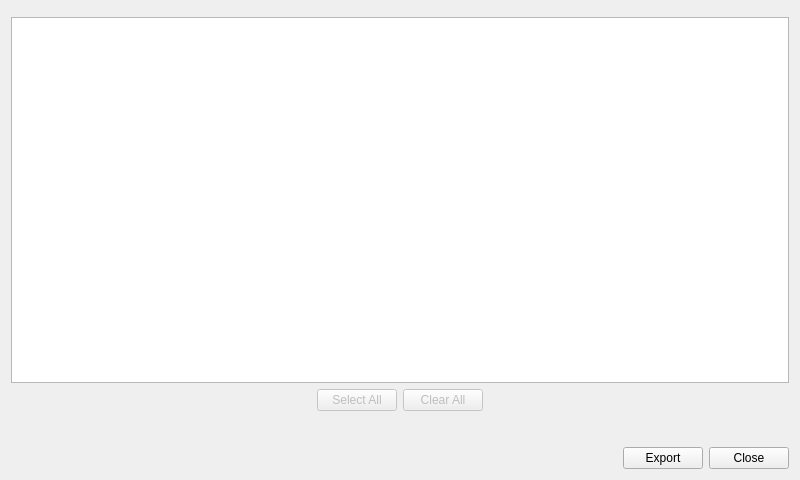
<?xml version="1.0" encoding="UTF-8"?>
<ui version="4.0">
 <class>Export</class>
 <widget class="QWidget" name="Export">
  <property name="geometry">
   <rect>
    <x>0</x>
    <y>0</y>
    <width>800</width>
    <height>480</height>
   </rect>
  </property>
  <property name="windowTitle">
   <string>Form</string>
  </property>
  <layout class="QVBoxLayout" name="verticalLayout_2">
   <item>
    <layout class="QVBoxLayout" name="verticalLayout">
     <item>
      <widget class="FileDisplayAndChooser" name="exportFile" native="true"/>
     </item>
    </layout>
   </item>
   <item>
    <layout class="QVBoxLayout" name="verticalLayout_3">
     <item>
      <widget class="QTreeView" name="treeView"/>
     </item>
     <item>
      <layout class="QHBoxLayout" name="horizontalLayout_2">
       <item>
        <spacer name="horizontalSpacer_2">
         <property name="orientation">
          <enum>Qt::Horizontal</enum>
         </property>
         <property name="sizeHint" stdset="0">
          <size>
           <width>40</width>
           <height>20</height>
          </size>
         </property>
        </spacer>
       </item>
       <item>
        <widget class="QPushButton" name="buttonSelectAll">
         <property name="enabled">
          <bool>false</bool>
         </property>
         <property name="text">
          <string>Select All</string>
         </property>
        </widget>
       </item>
       <item>
        <widget class="QPushButton" name="buttonClearAll">
         <property name="enabled">
          <bool>false</bool>
         </property>
         <property name="text">
          <string>Clear All</string>
         </property>
        </widget>
       </item>
       <item>
        <spacer name="horizontalSpacer_3">
         <property name="orientation">
          <enum>Qt::Horizontal</enum>
         </property>
         <property name="sizeHint" stdset="0">
          <size>
           <width>40</width>
           <height>20</height>
          </size>
         </property>
        </spacer>
       </item>
      </layout>
     </item>
    </layout>
   </item>
   <item>
    <layout class="QHBoxLayout" name="horizontalLayout">
     <property name="topMargin">
      <number>30</number>
     </property>
     <item>
      <spacer name="horizontalSpacer">
       <property name="orientation">
        <enum>Qt::Horizontal</enum>
       </property>
       <property name="sizeHint" stdset="0">
        <size>
         <width>40</width>
         <height>20</height>
        </size>
       </property>
      </spacer>
     </item>
     <item>
      <widget class="QPushButton" name="exportButton">
       <property name="text">
        <string>Export</string>
       </property>
      </widget>
     </item>
     <item>
      <widget class="QPushButton" name="closeButton">
       <property name="text">
        <string>Close</string>
       </property>
      </widget>
     </item>
    </layout>
   </item>
  </layout>
 </widget>
 <customwidgets>
  <customwidget>
   <class>FileDisplayAndChooser</class>
   <extends>QWidget</extends>
   <header>GUI/BasicWidgets/FileDisplayAndChooser.h</header>
   <container>1</container>
  </customwidget>
 </customwidgets>
 <resources/>
 <connections/>
</ui>
